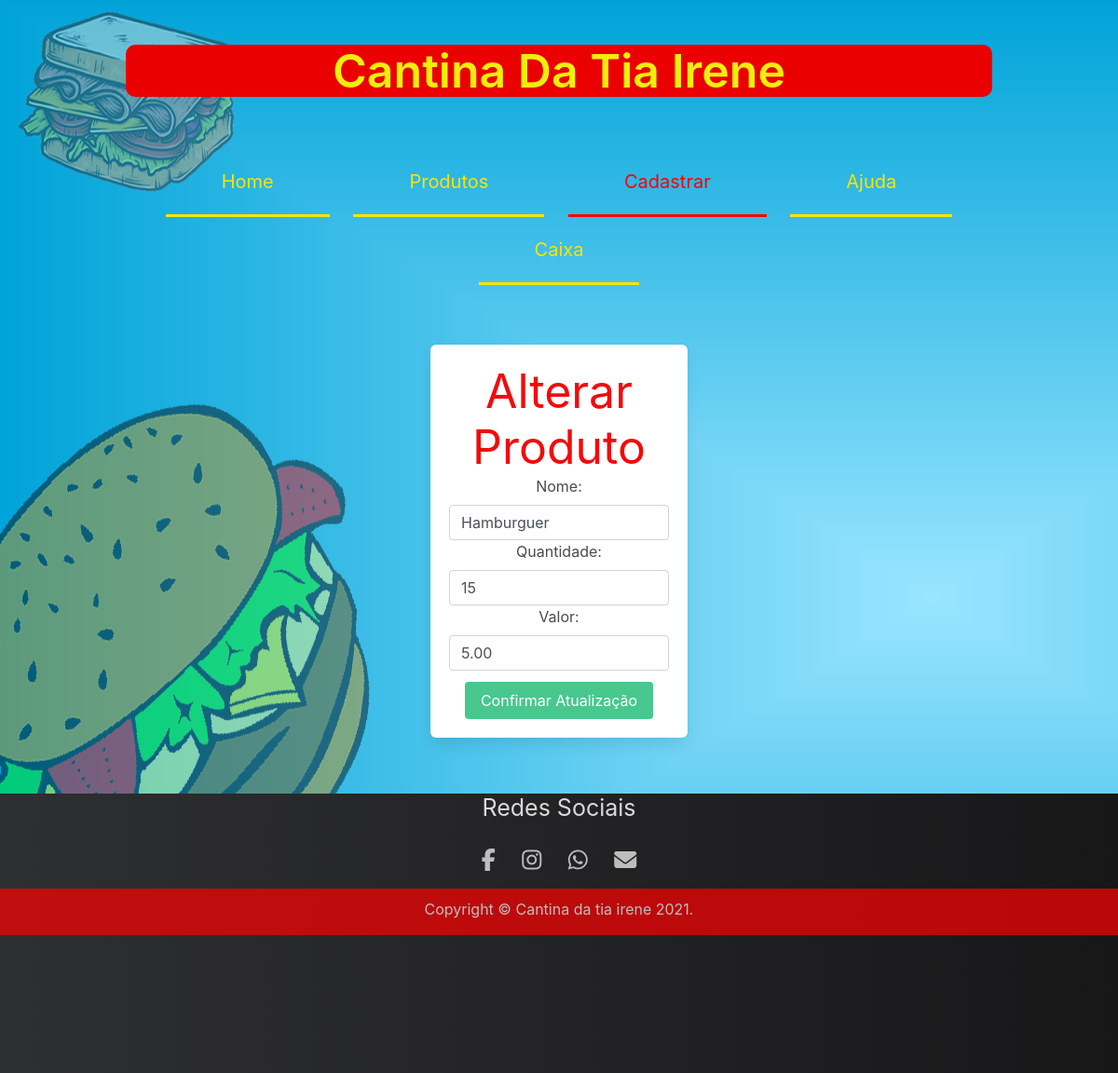
The page /paginas/AlterarProdutos.php?codigo=1 on the database its author committed.
### tables this page shows
CREATE TABLE IF NOT EXISTS `produto` (
`id_produto` int(3) NOT NULL,
  `valor_produto` double(5,2) NOT NULL,
  `nome_produto` varchar(50) NOT NULL,
  `quantidade` int(3) NOT NULL
);

### paginas/AlterarProdutos.php (the view, shortened to what this page needs)
<?php
include_once ("../php/connect.php");
$sql = "SELECT * FROM produto ";
if( isset($_GET["codigo"])){
$id = $_GET["codigo"];
    $sql .= " WHERE  id_produto = {$id}";
}else{
    header("location:../paginas/indexProdutos.php");
}
$resultado = mysqli_query($strcon, $sql) or die ("erro ao tentar se conectar com banco");
$info_prod = mysqli_fetch_assoc($resultado);
?>
<!DOCTYPE html>
<html lang="pt-BR">
<head>
    <link rel="stylesheet" href="https://stackpath.bootstrapcdn.com/bootstrap/4.1.3/css/bootstrap.min.css">
    <link href="https://cdnjs.cloudflare.com/ajax/libs/bulma/0.6.2/css/bulma.css" rel="stylesheet" />
    <link rel="stylesheet" href="../css/style.css">
    <link rel="stylesheet" href="../css/styleValores.css">
</head>
<section class="section">
    <div class="container">
        <h1 class="title has-text-centered">Cantina Da Tia Irene</h1>
        <div class="columns is-centered">
            <div class="column is-grouped">
                <nav class="menu">
                    <ul>
                        <li><a  href="./indexHome.html">Home</a></li>
                                <li><a href="./indexProdutos.php">Produtos</a></li>
                                    <li  id="selecionado"><a href="./indexCadastro.php">Cadastrar</a></li>
                                        <li><a href="./indexAjuda.html">Ajuda</a></li>
                                            <li><a href="./indexCaixa.html">Caixa</a></li>
                    </ul>
                </nav>
	            <div class="container">
			        <div class="column is-grouped">
					    <div class="columns is-centered">
						    <div class="column is-5-tablet is-4-desktop is-30-widescreen">
						    <form action="../php/AlterarProduto.php" class="box" method="POST">
							    <div class="field">
								    <h1 class="titleLogin">Alterar Produto</h1>
                                    <label>Nome: </label>
                                    <input type="text" class="form-control" name="nome" id="#" value="<?php echo $info_prod["nome_produto"] ?>">
                                    <label>Quantidade: </label>
                                    <input type="number" class="form-control" name="quantidade" id="#" value="<?php echo $info_prod["quantidade"] ?>">
                                    <label>Valor: </label>
                                    <input  type="number" min="1" step="any" name="valor" class="form-control" id="#"  value="<?php echo $info_prod["valor_produto"] ?>">
							    </div>
							    <div class="field">
							        <button class="button is-success">
								        Confirmar Atualização
							        </button>
							    </div>
							</div>
						</div>
					</div>
				</div>
			</div>
		</div>
	</div>
</section>
    <footer class="rodape bgGradient">
        <div class="socialIcons">
            <h1 class="tsocial">Redes Sociais</h1><br/>
            <a href="#" target="_blank"><i class="fab fa-facebook-f" title="Facebook"></i></a>
            <a href="#" target="_blank"><i class="fab fa-instagram" title="Instagram"></i></a>
            <a href="https://wa.me/55119" target="_blank"><i class="fab fa-whatsapp" title="Whatssapp"></i></a>
            <a  href="mailto:cantinatiairene@hotmail.com?subject=Olá"><i class="fas fa-envelope" title="E-mail"></i></a>
        </div>
        <p class="direitos ">Copyright © Cantina da tia irene 2021. </p><br><br>
    </footer>
</body>
</html>

### css/style.css (style rules this page uses)
.title { color: #f1ee0b; font-size: 50px; background-color: #EA0000; border-radius: 10px 10px; border-color: #FFF; }
.titleLogin { font-size: 50px; color: #f10b0b; }
.menu { position: relative; }
.columns { margin-top: 20px; }
.menu ul { padding: 20px; margin: 0px; background-color: none; list-style: none; font-size: 20px; }
.menu ul li { display: inline; padding: 10px; position: static; }
.menu ul li a { padding: 20px 60px; display: inline-block; background-color: none; color: rgb(253, 228, 1); text-decoration: none; border-bottom: 3px solid rgb(253, 228, 1); }
nav #selecionado a { color: #f80202; border-bottom: 3px solid #f80202; }
.bgGradient { background: linear-gradient(to right, #2e2f31, #171718); }
.socialIcons a { font-size: 1.5em; color: #FFF; margin-right: 2%; opacity: 0.7; }
.tsocial { color: #dadada; font-size: 25px; }
.socialIcons a:last-child { margin-right: 0; }
.direitos { margin-top: 1%; color: #FFF; opacity: 0.7; background-color: red; width: auto; height: 50px; padding: 10px; }
.rodape { height: 300px; }

### rows shown on the page
produto: nome "Hamburguer", quantidade "15", valor "5.00"
